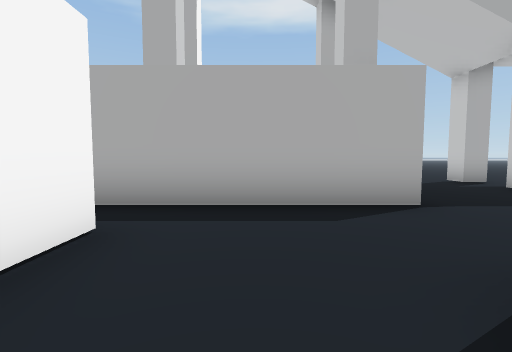
View 1 (above)

16 first-person views from a walk through a Unity game level. The camera is 1.4 m above the floor, tilts 4° down and sees 85° across. The floor is counted in squares, 2 m on a side. Each view is taken from the middle of a square. On the plan, view 1 faces up. The plan holds only what a view shows up to about 9 squares ahead; the rest is blank. The place goes on beyond the plan.

View 2
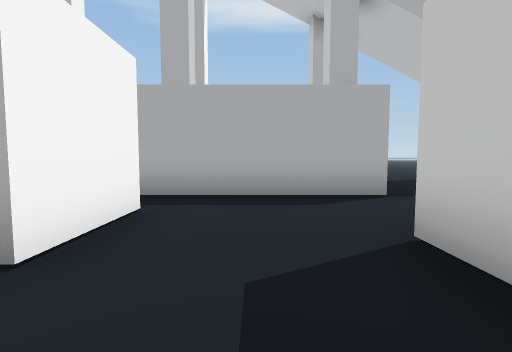

View 3
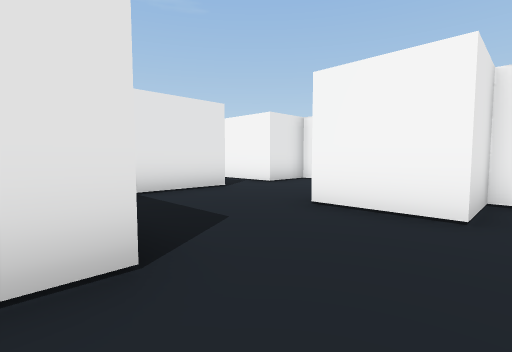

View 4
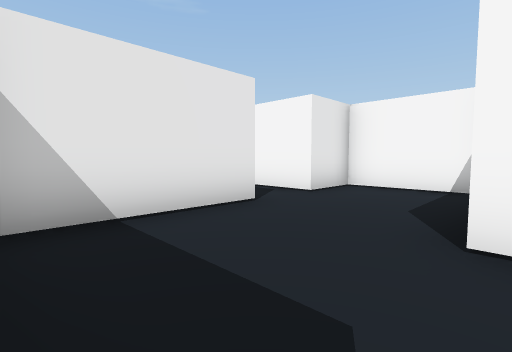

View 5
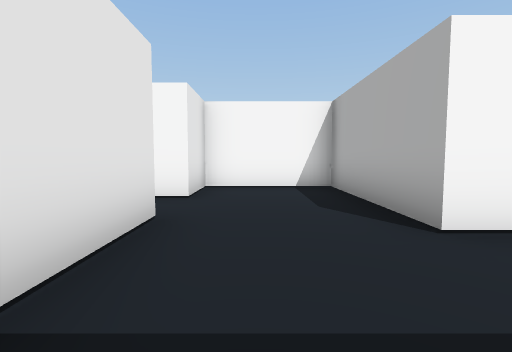

View 6
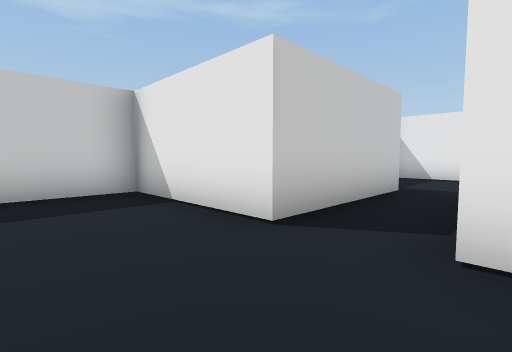

View 7
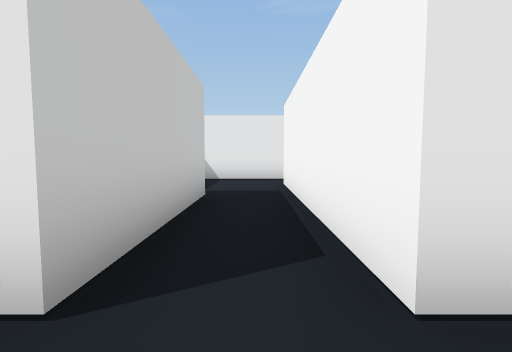

View 8
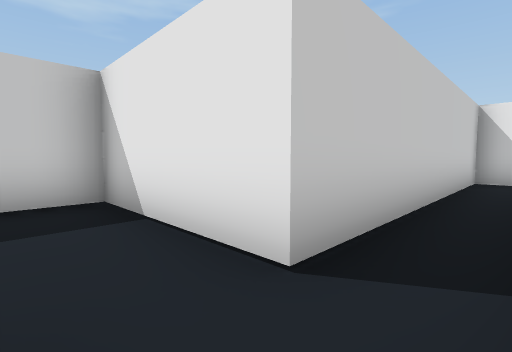

View 9
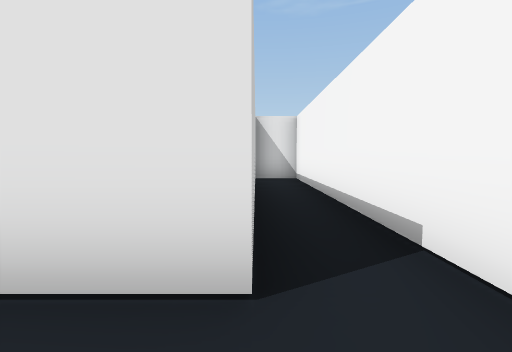

View 10
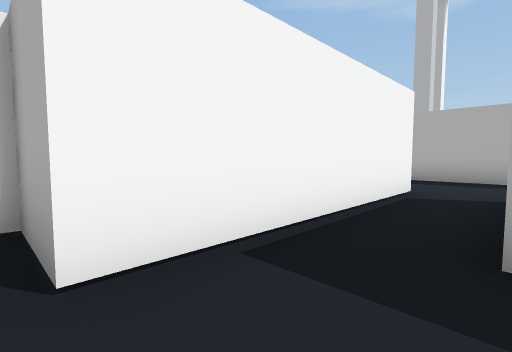

View 11
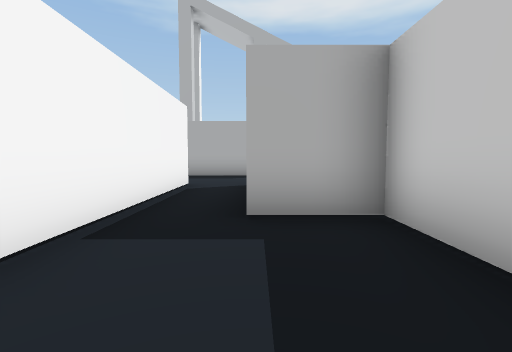

View 12
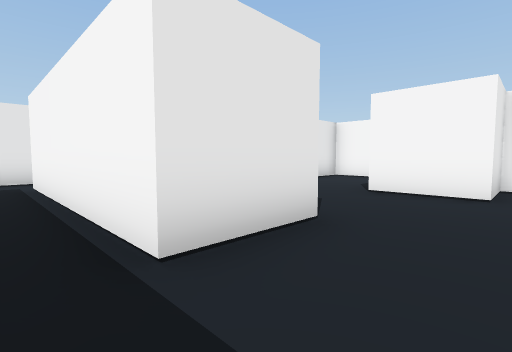

View 13
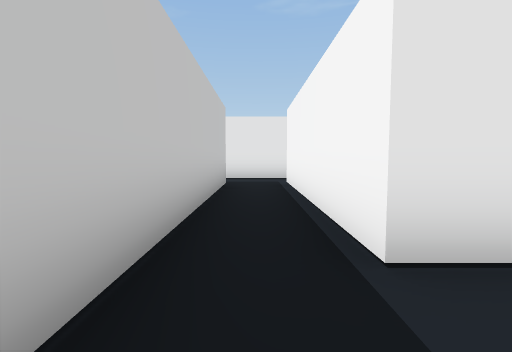

View 14
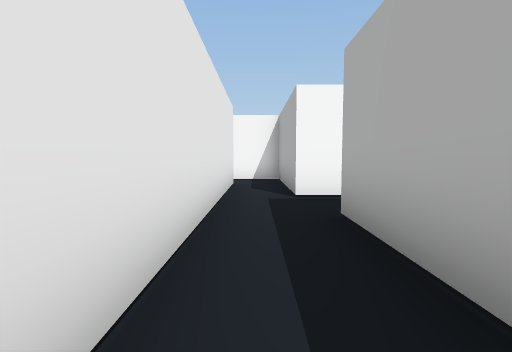

View 15
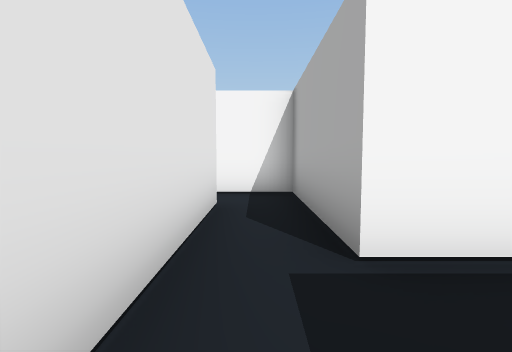

View 16
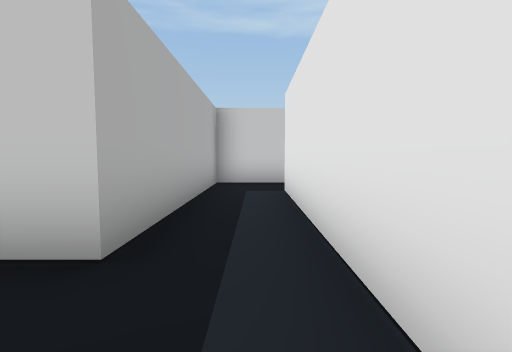

### Floor plan
Ten units are one square. View 1 is at (0, 0); x grows to the right and y downward. Boxes are objects, and circles mark ways between rooms. Rooms are numbered by the first view taken in them; rooms with no view inside come last. Other rooms are left out.
<svg viewBox="-57 -84 172 254">
<path fill="none" stroke="#000" d="M-31 -26 -15 -26 -15 -7M24 -38 -22 -38M-21 21 13 21 13 -13 32 -13M-15 -7 -52 -7 -52 21 -37 21M-37 77 -52 77 -52 165 -40 165 -40 93M-40 93 -5 93 -5 59 -21 59 -21 21M-37 21 -37 77M60 -72 54 -72 54 -79M35 56 85 56M32 -13 32 43M84 40 48 40 48 -22M10 56 35 56M32 43 -2 43 -2 58"/>
<circle cx="-20" cy="5" r="3" fill="#2a7"/>
<circle cx="20" cy="-25" r="3" fill="#2a7"/>
<circle cx="-30" cy="10" r="3" fill="#2a7"/>
<circle cx="-40" cy="85" r="3" fill="#2a7"/>
<circle cx="40" cy="-10" r="3" fill="#2a7"/>
<circle cx="30" cy="50" r="3" fill="#2a7"/>
<text x="0" y="-10">1</text>
<text x="-40" y="0">2</text>
<text x="-50" y="110">3</text>
<text x="-30" y="60">4</text>
<text x="110" y="90">5</text>
<text x="40" y="30">6</text>
<text x="0" y="70">7</text>
</svg>
Room 1 opens to room 2. Room 1 opens to room 5. Room 2 opens to room 4. Room 3 opens to room 4. Room 5 opens to room 6. Room 6 opens to room 7.

Where each view was taken, in squares from view 1:
view 1: 0 up, 0 right, facing up
view 2: 1 down, 0 right, facing up
view 3: 3 up, 2 right, facing down-left
view 4: 1 up, 1 right, facing down-left
view 5: 1 down, 1 right, facing left
view 6: 0 up, 4 left, facing down-right
view 7: 1 down, 3 left, facing down
view 8: 8 down, 5 left, facing down-right
view 9: 8 down, 4 left, facing down
view 10: 8 down, 2 left, facing up-left
view 11: 9 down, 2 left, facing up
view 12: 3 up, 4 right, facing down-left
view 13: 3 up, 4 right, facing down
view 14: 5 down, 8 right, facing left
view 15: 5 down, 5 right, facing left
view 16: 5 down, 3 right, facing right
